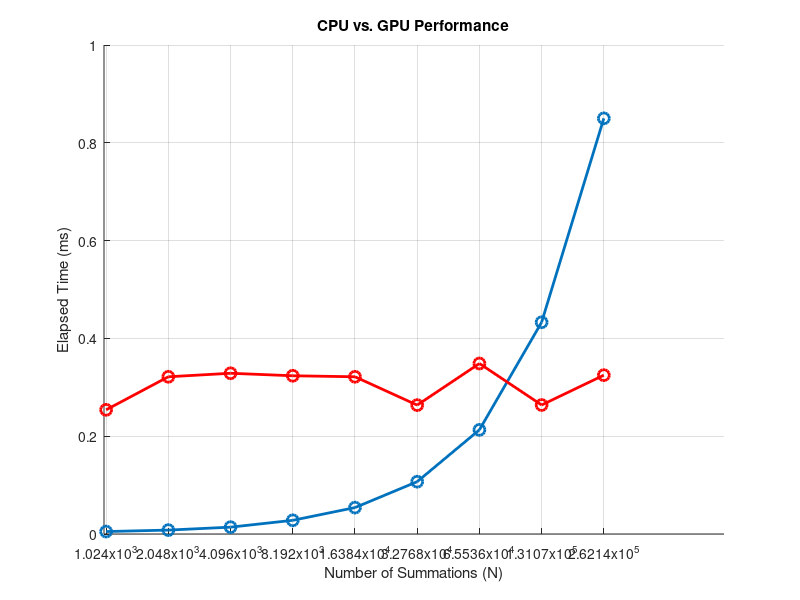

The MATLAB source for this figure: (Note: this script raises an error after producing the figure.)
HostCPU = [0.005000, 0.008000, 0.014000, 0.028000, 0.054000, 0.107000, 0.213000, 0.433000, 0.850000];
DeviceGPU = [0.253952, 0.321536, 0.328704, 0.323584, 0.321536, 0.263584, 0.348672, 0.263808, 0.324832];
N = [1024, 2048, 4096, 8192, 16384, 32768, 65536, 131072, 262144]; % Powers of 2

% Plot settings
figure;
hold on;
plot(N, HostCPU, '-o', 'LineWidth', 2, 'MarkerSize', 8, 'DisplayName', 'Host CPU');
plot(N, DeviceGPU, '-o', 'LineWidth', 2, 'MarkerSize', 8, 'Color', 'r', 'DisplayName', 'Device GPU');
hold off;

% Formatting
xlabel('Number of Summations (N)');
ylabel('Elapsed Time (ms)');
title('CPU vs. GPU Performance');
grid on;

% Customize x-axis ticks and scale
set(gca, 'XScale', 'log');
set(gca, 'xtick', N);
set(gca, 'xticklabels', {'2^{10}', '2^{11}', '2^{12}', '2^{13}', '2^{14}', '2^{15}', '2^{16}', '2^{17}', '2^{18}'});

% Legend
legend('Location', 'northwest');

% Save Plot
saveas(gcf, 'CPUvsGPUPerformance.png');
